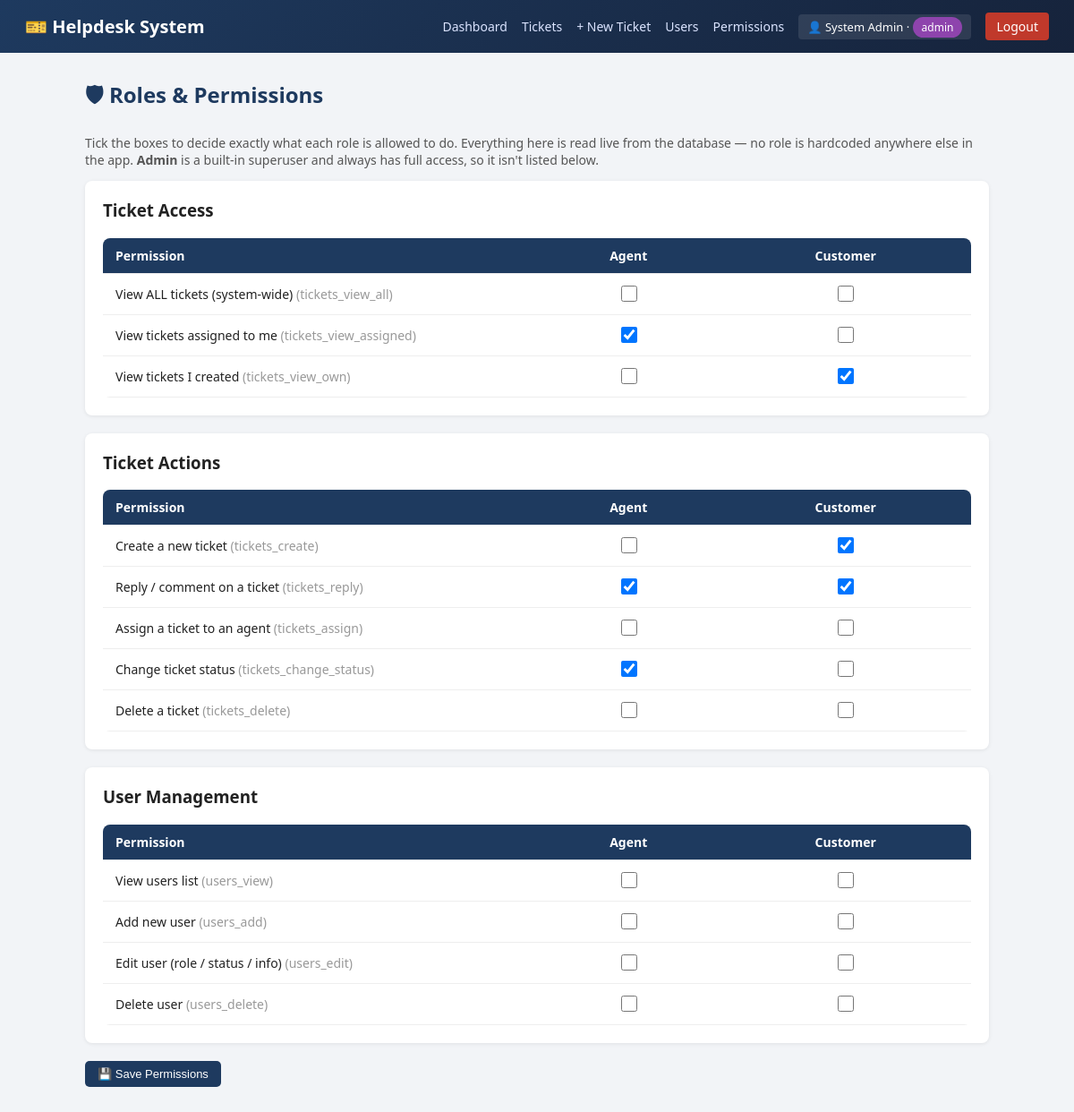
/admin/permissions.php (signed in), run on the app's committed database.
### tables this page shows
CREATE TABLE roles (
    id INT AUTO_INCREMENT PRIMARY KEY,
    name VARCHAR(50) NOT NULL UNIQUE
);

CREATE TABLE permissions (
    id INT AUTO_INCREMENT PRIMARY KEY,
    key_name VARCHAR(50) NOT NULL UNIQUE,
    label VARCHAR(150) NOT NULL,
    category VARCHAR(50) NOT NULL DEFAULT 'General'
);

### includes/functions.php (called while the page is built, shortened)
<?php
function isLoggedIn() {
    return isset($_SESSION['user_id']);
}
function currentUser() {
    return [
        'id'      => $_SESSION['user_id'],
        'name'    => $_SESSION['user_name'],
        'email'   => $_SESSION['user_email'],
        'role'    => $_SESSION['user_role'],
        'role_id' => $_SESSION['role_id'],
    ];
}
function e($str) {
    return htmlspecialchars($str ?? '', ENT_QUOTES, 'UTF-8');
}
function hasPermission(mysqli $conn, $permissionKey) {
    if ($_SESSION['user_role'] === 'admin') return true;
    $keys = getRolePermissionKeys($conn, $_SESSION['role_id']);
    return in_array($permissionKey, $keys, true);
}
function getAllPermissions(mysqli $conn) {
    $rows = [];
    $result = mysqli_query($conn, "SELECT * FROM permissions ORDER BY category, id");
    while ($row = mysqli_fetch_assoc($result)) {
        $rows[] = $row;
    }
    return $rows;
}

### admin/permissions.php (the view, shortened to what this page needs)
<?php
require_once __DIR__ . '/../config/config.php';
require_once __DIR__ . '/../includes/functions.php';
$editableRoles = mysqli_fetch_all(
    mysqli_query($conn, "SELECT * FROM roles WHERE name != 'admin' ORDER BY id"),
    MYSQLI_ASSOC
);
$permissions = getAllPermissions($conn);
$current = [];
$rows = mysqli_fetch_all(mysqli_query($conn, "SELECT role_id, permission_id FROM role_permissions"), MYSQLI_ASSOC);
foreach ($rows as $row) {
    $current[$row['role_id']][$row['permission_id']] = true;
}
$grouped = [];
foreach ($permissions as $p) {
    $grouped[$p['category']][] = $p;
}
include __DIR__ . '/../includes/header.php';
?>
<h2 class="page-title">🛡 Roles &amp; Permissions</h2>
<p style="color:#555; font-size:14px;">
    Tick the boxes to decide exactly what each role is allowed to do.
    Everything here is read live from the database — no role is hardcoded anywhere else in the app.
    <strong>Admin</strong> is a built-in superuser and always has full access, so it isn't listed below.
</p>
<form method="POST">
    <?php foreach ($grouped as $category => $perms): ?>
        <div class="card">
            <h3 style="margin-top:0;"><?= e($category) ?></h3>
            <table>
                <tr>
                    <th style="width:50%;">Permission</th>
                    <?php foreach ($editableRoles as $role): ?>
                        <th style="text-align:center;"><?= e(ucfirst($role['name'])) ?></th>
                    <?php endforeach; ?>
                </tr>
                <?php foreach ($perms as $perm): ?>
                <tr>
                    <td><?= e($perm['label']) ?> <span style="color:#999;">(<?= e($perm['key_name']) ?>)</span></td>
                    <?php foreach ($editableRoles as $role): ?>
                        <td style="text-align:center;">
                            <input type="checkbox"
                                   name="perm[<?= $role['id'] ?>][]"
                                   value="<?= $perm['id'] ?>"
                                   <?= isset($current[$role['id']][$perm['id']]) ? 'checked' : '' ?>
                                   style="width:18px;height:18px;">
                        </td>
                    <?php endforeach; ?>
                </tr>
                <?php endforeach; ?>
            </table>
        </div>
    <?php endforeach; ?>
    <button class="btn" type="submit">💾 Save Permissions</button>
</form>
<?php include __DIR__ . '/../includes/footer.php'; ?>

### includes/header.php (shortened to what this page needs)
<?php
$user = currentUser();
?>
<!DOCTYPE html>
<html lang="en">
<head>
<link rel="stylesheet" href="<?= BASE_URL ?>/assets/css/style.css">
</head>
<body>
<nav class="navbar">
    <div class="brand">🎫 Helpdesk System</div>
    <div class="nav-links">
        <?php if ($user): ?>
            <a href="<?= BASE_URL ?>/dashboard.php">Dashboard</a>
            <?php if (hasPermission($conn, 'tickets_view_all') || hasPermission($conn, 'tickets_view_assigned') || hasPermission($conn, 'tickets_view_own')): ?>
                <a href="<?= BASE_URL ?>/tickets.php">Tickets</a>
            <?php endif; ?>
            <?php if (hasPermission($conn, 'tickets_create')): ?>
                <a href="<?= BASE_URL ?>/ticket_create.php">+ New Ticket</a>
            <?php endif; ?>
            <?php if (hasPermission($conn, 'users_view')): ?>
                <a href="<?= BASE_URL ?>/admin/users.php">Users</a>
            <?php endif; ?>
            <?php if ($user['role'] === 'admin'): ?>
                <a href="<?= BASE_URL ?>/admin/permissions.php">Permissions</a>
            <?php endif; ?>
            <span class="user-info">👤 <?= e($user['name']) ?> &middot; <span class="badge <?= e($user['role']) ?>"><?= e($user['role']) ?></span></span>
            <a href="<?= BASE_URL ?>/logout.php" class="logout">Logout</a>
        <?php endif; ?>
    </div>
</nav>
<div class="container">

### includes/footer.php
</div>
</body>
</html>

### assets/css/style.css (style rules this page uses)
* { box-sizing: border-box; }
body { margin: 0; font-family: 'Segoe UI', Tahoma, Arial, sans-serif; background: #f2f4f7; color: #222; }
a { color: inherit; }
.navbar { background: linear-gradient(135deg, #1e3a5f, #16233b); color: #fff; padding: 14px 28px; display: flex; justify-content: space-between; align-items: center; flex-wrap: wrap; }
.navbar .brand { font-weight: bold; font-size: 20px; }
.navbar .nav-links { display: flex; align-items: center; gap: 16px; flex-wrap: wrap; }
.navbar a { color: #dbe4ff; text-decoration: none; font-size: 14px; }
.navbar .logout { background: #c0392b; padding: 6px 12px; border-radius: 4px; color: #fff; }
.navbar .user-info { font-size: 13px; background: rgba(255,255,255,0.1); padding: 5px 10px; border-radius: 4px; }
.container { max-width: 1050px; margin: 30px auto; padding: 0 20px 60px; }
.card { background: #fff; border-radius: 8px; padding: 20px; box-shadow: 0 1px 4px rgba(0,0,0,0.08); margin-bottom: 20px; }
table { width: 100%; border-collapse: collapse; background: #fff; border-radius: 8px; overflow: hidden; }
table th, table td { padding: 10px 14px; border-bottom: 1px solid #eee; text-align: left; font-size: 14px; vertical-align: middle; }
table th { background: #1e3a5f; color: #fff; }
.badge { padding: 3px 10px; border-radius: 12px; font-size: 12px; color: #fff; white-space: nowrap; }
.badge.admin { background: #8e44ad; }
.btn { display: inline-block; padding: 7px 14px; border-radius: 5px; border: none; background: #1e3a5f; color: #fff; text-decoration: none; font-size: 13px; cursor: pointer; }
h2.page-title { color: #1e3a5f; margin-top: 0; }

### data on the page
roles: name "Agent"
roles: name "Customer"
permissions: label "View ALL tickets (system-wide)", key_name "tickets_view_all"
permissions: label "View tickets assigned to me", key_name "tickets_view_assigned", id "☑"
permissions: label "View tickets I created", key_name "tickets_view_own", id "☑"
permissions: label "Create a new ticket", key_name "tickets_create", id "☑"
permissions: label "Reply / comment on a ticket", key_name "tickets_reply", id "☑"
permissions: label "Assign a ticket to an agent", key_name "tickets_assign"
permissions: label "Change ticket status", key_name "tickets_change_status", id "☑"
permissions: label "Delete a ticket", key_name "tickets_delete"
permissions: label "View users list", key_name "users_view"
permissions: label "Add new user", key_name "users_add"
permissions: label "Edit user (role / status / info)", key_name "users_edit"
permissions: label "Delete user", key_name "users_delete"

### other printed values
$user['name'] "System Admin"
$user['role'] "admin"
$category "Ticket Access"
$category "Ticket Actions"
$category "User Management"
